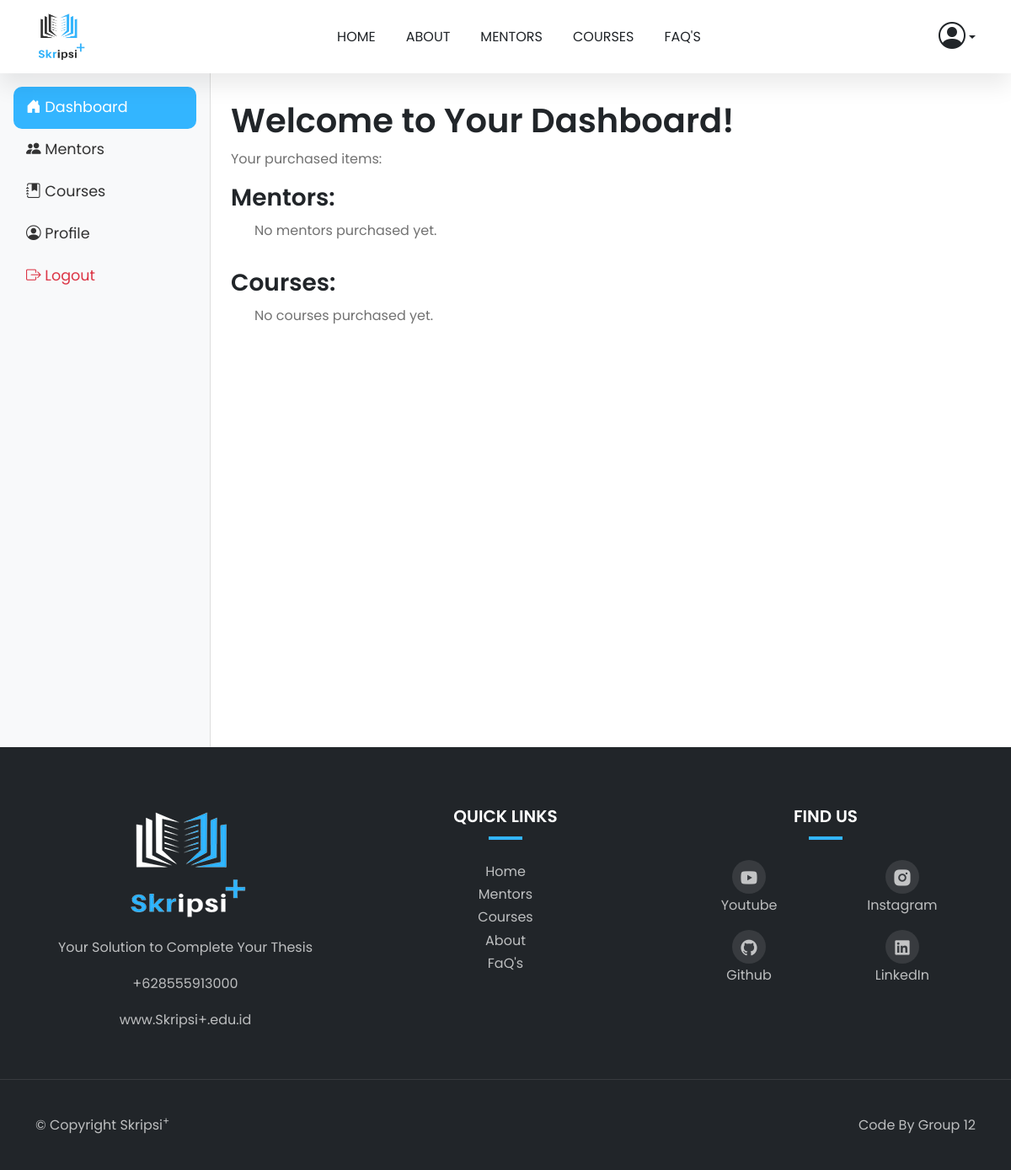
The page /dashboard/ (signed in) on the database as committed earlier.
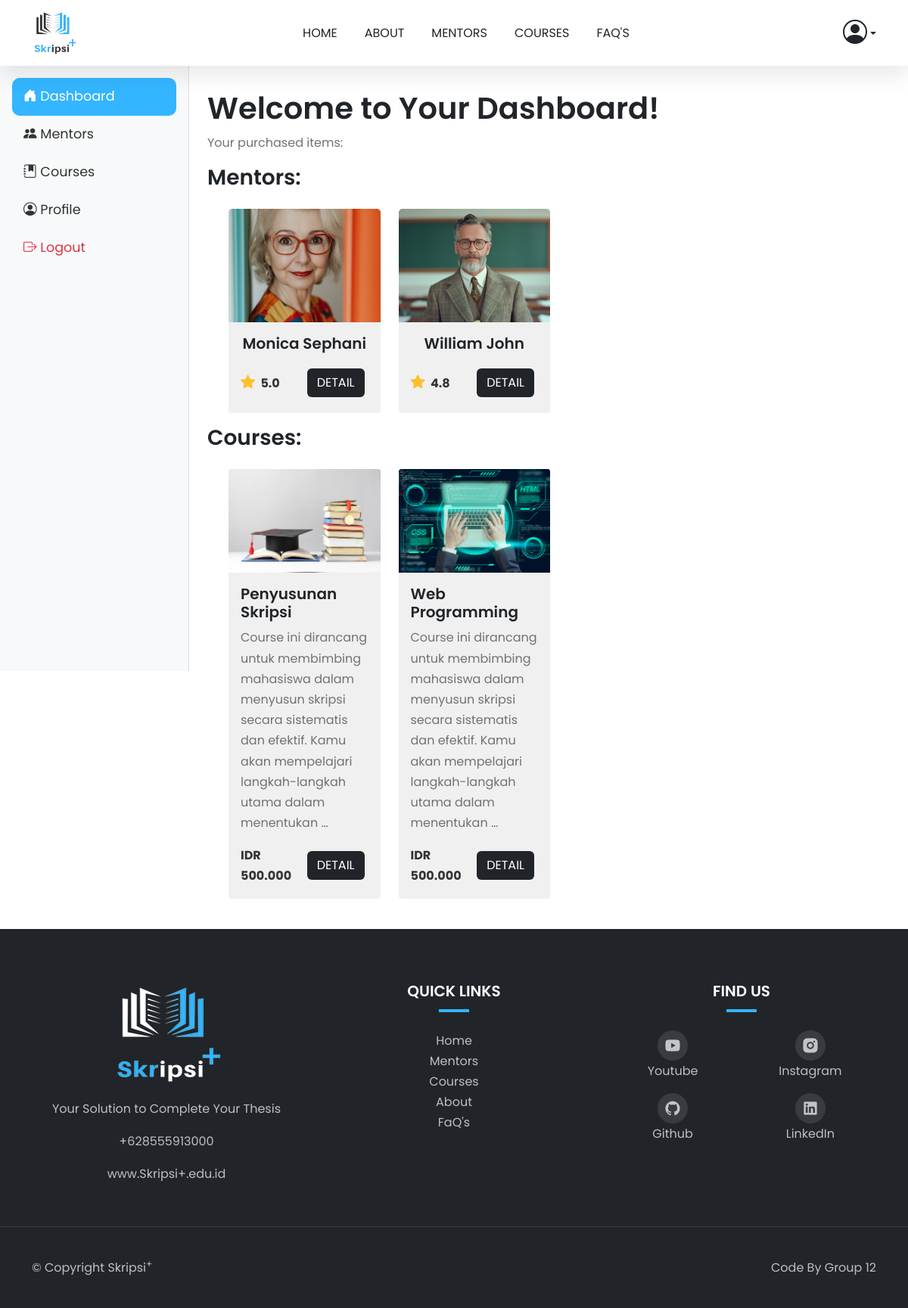
The same page on the database as committed later.
### public_app/models.py (models this page shows, shortened)
class Purchase(models.Model):
    user = models.ForeignKey(settings.AUTH_USER_MODEL, on_delete=models.CASCADE)
    mentor = models.ForeignKey(Mentor, on_delete=models.SET_NULL, null=True, blank=True)
    course = models.ForeignKey(Course, on_delete=models.SET_NULL, null=True, blank=True)
    purchased_at = models.DateTimeField(auto_now_add=True)

class Mentor(models.Model):
    name = models.CharField(max_length=100)
    image = models.ImageField(upload_to='mentors/')
    rating = models.DecimalField(max_digits=2, decimal_places=1)
    experience = models.PositiveIntegerField(help_text="Experience in years")
    specialization = models.CharField(max_length=100)
    bio = models.TextField()
    education = models.TextField(help_text="Educational background")
    skills = models.TextField(help_text="Comma-separated list of skills")
    price = models.DecimalField(max_digits=10, decimal_places=3, default=0.0, help_text="Consultation fee")

class Course(models.Model):
    title = models.CharField(max_length=200)
    description = models.TextField()
    price = models.DecimalField(max_digits=10, decimal_places=3)
    image = models.ImageField(upload_to='courses')
    syllabus = models.JSONField(null=True, blank=True)  # Jika memakai JSON untuk syllabus
    students_enrolled = models.PositiveIntegerField(default=0)
    rating = models.DecimalField(max_digits=2, decimal_places=1, default=5.0)
    learning_type = models.CharField(max_length=50, default="Online - Self Learning")

### public_app/views.py (the view)
# urls.py: path('dashboard/', views.dashboard, name='dashboard'),
@login_required(login_url='account_login')
def dashboard(request):
    purchases = Purchase.objects.filter(user=request.user)
    return render(request, 'dashboard.html', {'purchases': purchases})

### public_app/templates/dashboard.html (shortened to what this page needs)
{% extends 'layouts/base.html' %} {% block content %}
<div class="d-flex">
    <nav class="sidebar bg-light p-3 d-none d-md-block" id="sidebar" style="min-width: 250px; transition: transform 0.3s ease-in-out;">
    <ul class="nav flex-column">
      <li class="nav-item">
        <a class="nav-link {% if request.resolver_match.url_name == 'dashboard' %}active{% endif %}" href="{% url 'dashboard' %}">
          <i class="bi bi-house-door-fill"></i> Dashboard
        </a>
      </li>
      <li class="nav-item">
        <a class="nav-link {% if request.resolver_match.url_name == 'dashboard_mentors' %}active{% endif %}" href="{% url 'dashboard_mentors' %}">
          <i class="bi bi-people-fill"></i> Mentors
        </a>
      </li>
      <li class="nav-item">
        <a class="nav-link {% if request.resolver_match.url_name == 'dashboard_courses' %}active{% endif %}" href="{% url 'dashboard_courses' %}">
          <i class="bi bi-journal-bookmark-fill"></i> Courses
        </a>
      </li>
      <li class="nav-item">
        <a class="nav-link {% if request.resolver_match.url_name == 'profile' %}active{% endif %}" href="{% url 'profile' %}">
          <i class="bi bi-person-circle"></i> Profile
        </a>
      </li>
      <li class="nav-item">
        <a class="nav-link text-danger" href="{% url 'account_logout' %}">
          <i class="bi bi-box-arrow-right"></i> Logout
        </a>
      </li>
    </ul>
    </nav>
    <main class="flex-grow-1 mt-2">
      <div class="content-dashboard p-4">
        <h1>Welcome to Your Dashboard!</h1>
        <p>Your purchased items:</p>
        <h3>Mentors:</h3>
        <div class="row ms-lg-3 mb-3">
          {% for purchase in purchases %}
            {% if purchase.mentor %}
              <div class="col-lg-3 col-md-6 mt-3">
                <div class="card h-100" style="width: 100%">
                  <div class="image-zoom">
                    <div class="image-zoom-wrapper">
                      <img
                        src="{{ purchase.mentor.image.url }}"
                        class="card-img-top"
                        alt="{{ purchase.mentor.name }}"
                      />
                    </div>
                  </div>
                  <div class="card-body d-flex flex-column text-center">
                    <h5 class="card-title mb-3">{{ purchase.mentor.name }}</h5>
                    <div
                      class="mt-auto d-flex justify-content-between align-items-center"
                    >
                      <div class="rating d-flex align-items-center">
                        <i class="bi bi-star-fill"></i>
                        <span class="ms-1">{{ purchase.mentor.rating }}</span>
                      </div>
                      <a
                        href="{% url 'mentor_detail' purchase.mentor.id %}"
                        class="btn btn-brand"
                        >Detail</a
                      >
                    </div>
                  </div>
                </div>
              </div>
            {% endif %}
          {% endfor %}
          {% if not purchases|length %}
            <p>No mentors purchased yet.</p>
          {% endif %}
        </div>
        <h3>Courses:</h3>
        <div class="row ms-lg-3 mb-3">
          {% for purchase in purchases %}
            {% if purchase.course %}
              <div class="col-lg-3 col-md-6 mt-3">
                <div class="card h-100" style="width: 100%">
                  <div class="image-zoom">
                    <div class="image-zoom-wrapper">
                      <img
                        src="{{ purchase.course.image.url }}"
                        class="card-img-top"
                        alt="{{ purchase.course.title }}"
                      />
                    </div>
                  </div>
                  <div class="card-body d-flex flex-column">
                    <h5 class="card-title">{{ purchase.course.title }}</h5>
                    <p class="card-text flex-grow-1">
                      {{ purchase.course.description|truncatewords:20 }}
                    </p>
                    <div
                      class="mt-auto d-flex justify-content-between align-items-center"
                    >
                      <div class="price">
                        <span class="ml-2">IDR {{ purchase.course.price }}</span>
                      </div>
                      <a
                        href="{% url 'course_detail' purchase.course.pk %}"
                        class="btn btn-brand"
                        >Detail</a
                      >
                    </div>
                  </div>
                </div>
              </div>
            {% endif %}
          {% endfor %}
          {% if not purchases|length %}
            <p>No courses purchased yet.</p>
          {% endif %}
        </div>
      </div>
    </main>
</div>
{% endblock content %}

### public_app/templates/layouts/base.html (shortened to what this page needs)
{% load static %}
<!DOCTYPE html>
<html lang="en">
  <head>
    <link rel="stylesheet" href="{% static 'css/style.css'%}" />
    <link
      href="https://cdn.jsdelivr.net/npm/bootstrap@5.0.2/dist/css/bootstrap.min.css"
      rel="stylesheet"
    />
    <link
      rel="stylesheet"
      href="https://cdn.jsdelivr.net/npm/bootstrap-icons/font/bootstrap-icons.css"
    />
    <link
      href="https://cdn.jsdelivr.net/npm/remixicon@4.2.0/fonts/remixicon.css"
      rel="stylesheet"
    />
    <link rel="stylesheet" href="{% static 'css/owl.theme.css'%}" />
    <link rel="stylesheet" href="{% static 'css/owl.carousel.css'%}" />
  </head>
  <body>
    {% include 'components/navbar.html' %}
    <main class="">{% block content %} {% endblock content %}</main>
    {% include 'components/footer.html' %}
  </body>
</html>

### public_app/templates/components/navbar.html (shortened to what this page needs)
{% load static %}
<nav class="navbar navbar-expand-lg bg-white sticky-top">
  <div class="container">
    <a class="navbar-brand" href="/">
      <img
        class="logo"
        src="{% static 'img/Light-removebg-preview.png'%}"
        alt="logo-Skripsi+"
      />
    </a>
    <div class="collapse navbar-collapse" id="Nav">
      <ul class="navbar-nav m-auto">
        <li class="nav-item">
          <a
            class="nav-link {% if request.resolver_match.url_name == 'home' %}active{% endif %}"
            href="{% url 'home' %}"
            >Home</a
          >
        </li>
        <li class="nav-item">
          <a
            class="nav-link {% if request.resolver_match.url_name == 'about' %}active{% endif %}"
            href="{% url 'about' %}"
            >About</a
          >
        </li>
        <li class="nav-item">
          <a
            class="nav-link {% if request.resolver_match.url_name == 'mentors' %}active{% endif %}"
            href="{% url 'mentors' %}"
            >Mentors</a
          >
        </li>
        <li class="nav-item">
          <a
            class="nav-link {% if request.resolver_match.url_name == 'course' %}active{% endif %}"
            href="{% url 'course' %}"
            >Courses</a
          >
        </li>
        <li class="nav-item">
          <a
            class="nav-link {% if request.resolver_match.url_name == 'faq' %}active{% endif %}"
            href="{% url 'faq' %}"
            >FaQ's</a
          >
        </li>
      </ul>
      {% if user.is_authenticated %}
      <div class="dropdown d-none d-lg-block">
        <a
          href="#"
          class="d-flex align-items-center text-decoration-none dropdown-toggle user-icon"
          id="dropdownUser"
          data-bs-toggle="dropdown"
          aria-expanded="false"
          style="color: #212529;"
        >
          <i
            class="bi bi-person-circle user-icon"
            style="font-size: 32px; color: #212529;"
            onmouseover="this.style.color='#33b5ff';"
            onmouseout="this.style.color='#212529';"
          ></i>
        </a>
      </div>
      {% endif %}
    </div>
  </div>
</nav>

### public_app/templates/components/footer.html
{% load static %}
<footer class="bg-dark">
  <div class="footer-top">
    <div class="container">
      <div class="row">
        <div class="col-lg-4 col-sm-6 text-center">
          <a href="#"
            ><img
              src="{% static 'img/Dark-removebg-preview.png'%}"
              alt="logo footer"
          /></a>
          <p>Your Solution to Complete Your Thesis</p>
          <p>+628555913000</p>
          <p>www.Skripsi+.edu.id</p>
        </div>
        <div class="col-lg-4 col-sm-6">
          <h5 class="mb-0 text-white text-center">QUICK LINKS</h5>
          <div class="line"></div>
          <ul class="text-center">
            <li><a href="{% url 'home' %}">Home</a></li>
            <li><a href="{% url 'mentors' %}">Mentors</a></li>
            <li><a href="{% url 'course' %}">Courses</a></li>
            <li><a href="{% url 'about' %}">About</a></li>
            <li><a href="{% url 'faq' %}">FaQ's</a></li>
          </ul>
        </div>
        <div class="col-lg-4 col-sm-6">
          <h5 class="mb-0 text-white text-center">FIND US</h5>
          <div class="line"></div>
          <div
            class="social-icons text-center d-flex flex-column align-items-center"
          >
            <div class="row">
              <div class="col-6">
                <a href="#"><i class="ri-youtube-fill"></i></a>
                <p>Youtube</p>
              </div>
              <div class="col-6">
                <a href="#"><i class="ri-instagram-fill"></i></a>
                <p>Instagram</p>
              </div>
              <div class="col-6">
                <a href="#"><i class="ri-github-fill"></i></a>
                <p>Github</p>
              </div>
              <div class="col-6">
                <a href="#"><i class="ri-linkedin-box-fill"></i></a>
                <p>LinkedIn</p>
              </div>
            </div>
          </div>
        </div>
      </div>
    </div>
  </div>
  <div class="footer-bottom">
    <div class="container">
      <div class="row justify-content-between">
        <div class="col-auto">
          <p class="mb-0">© Copyright Skripsi<sup>+</sup></p>
        </div>
        <div class="col-auto">
          <p class="mb-0">Code By <a href="#">Group 12</a></p>
        </div>
      </div>
    </div>
  </div>
</footer>

### static/css/style.css (style rules this page uses)
:root { --c-dark: #212529; --c-brand: #33b5ff; --c-brand-rgb: 51, 181, 255; --c-white-rgb: 255, 255, 255; --c-dark-rgb: 33, 37, 41; --c-body: #727272; --box-shadow: 0px 15px 25px rgba(0, 0, 0, 0.08); --transition: all 0.5s ease; --font-base: "Poppins-Variable", sans-serif; }
* { padding: 0; margin: 0; box-sizing: border-box; font-family: var(--font-base); }
body { line-height: 1.7 !important; color: var(--c-body) !important; font-size: 16px !important; }
h1,h2,h3,h4,h5,h6, .h1,.h2,.h3,.h4,.h5,.h6 { font-weight: 600 !important; color: var(--c-dark); }
a { text-decoration: none !important; }
span { color: var(--c-brand); }
.image-zoom { position: relative; overflow: hidden; }
.image-zoom-wrapper { overflow: hidden; position: relative; }
.image-zoom-wrapper img { transition: var(--transition); }
.btn { font-weight: 600; font-size: 14px; text-transform: uppercase; border-radius: 6px !important; padding: 10px 24px; }
.btn-brand { background-color: var(--c-dark) !important; border-color: var(--c-dark); color: #ffffff !important; }
.navbar { box-shadow: var(--box-shadow); }
.navbar-nav .nav-link { font-weight: 400 !important; color: var(--c-dark); text-transform: uppercase; margin: 10px; padding: 10px; text-decoration: none; font-size: 16px; }
.logo { width: 60px; }
.btn { padding: 10px; margin: 5px; background-color: none; border: none; }
.card { border: none !important; background-color: #F0F0F0 !important; flex: 1 1 300px; display: flex; flex-direction: column; justify-content: space-between; height: 100%; font-size: 16px !important; }
.card-body { flex-grow: 1; display: flex; flex-direction: column; justify-content: flex-start; }
.rating i { color: #fbc02d; font-size: 1.2rem; margin-right: 0.2rem; }
.rating span { font-size: 1rem; font-weight: bold; color: #333; }
.price span { font-size: 1rem; font-weight: bold; color: #333; }
footer { padding-top: 70px; }
.footer-top { padding-bottom: 40px; border-bottom: 1px solid rgba(255, 255, 255, .1); }
.footer-bottom { padding-top: 40px; padding-bottom: 40px; }
footer li, footer p, footer a { color: rgba(255, 255, 255, .7); }
footer ul { list-style: none; padding: 0; }
footer .line { width: 40px; height: 4px; background-color: var(--c-brand); margin-top: 12px; margin-bottom: 24px; margin: 12px auto 24px; }
.social-icons a { width: 40px; height: 40px; display: inline-flex; align-items: center; justify-content: center; background-color: rgba(255, 255, 255, .1); border-radius: 100px; }
.social-icons i { font-size: 23px; }
.sidebar { height: 100vh; border-right: 1px solid #ddd; }
.sidebar .nav-link, .offcanvas-body .nav-link { font-size: 1.1rem; padding: 10px 15px; color: #333; transition: background 0.2s ease-in-out; }
.sidebar .nav-link.active, .offcanvas-body .nav-link.active { background: var(--c-brand); color: #fff; border-radius: 10px; }

Rows that differ between the two databases and show on the page:
added Purchase: mentor.image (picture), mentor.name "Monica Sephani", mentor.rating "5.0", shown under "Mentors:"
added Purchase: mentor.image (picture), mentor.name "William John", mentor.rating "4.8", shown under "Mentors:"
added Purchase: course.image (picture), course "Penyusunan Skripsi", course.description "Course ini dirancang untuk membimbing mahasiswa dalam menyusun skripsi secara sistematis dan efektif. Kamu akan mempelajari langkah-langkah utama dalam menentukan …", course.price "500.000", shown under "Courses:"
added Purchase: course.image (picture), course "Web Programming", course.description "Course ini dirancang untuk membimbing mahasiswa dalam menyusun skripsi secara sistematis dan efektif. Kamu akan mempelajari langkah-langkah utama dalam menentukan …", course.price "500.000", shown under "Courses:"
Other text that changed with them:
text no longer shown: "No mentors purchased yet. No courses purchased yet."
